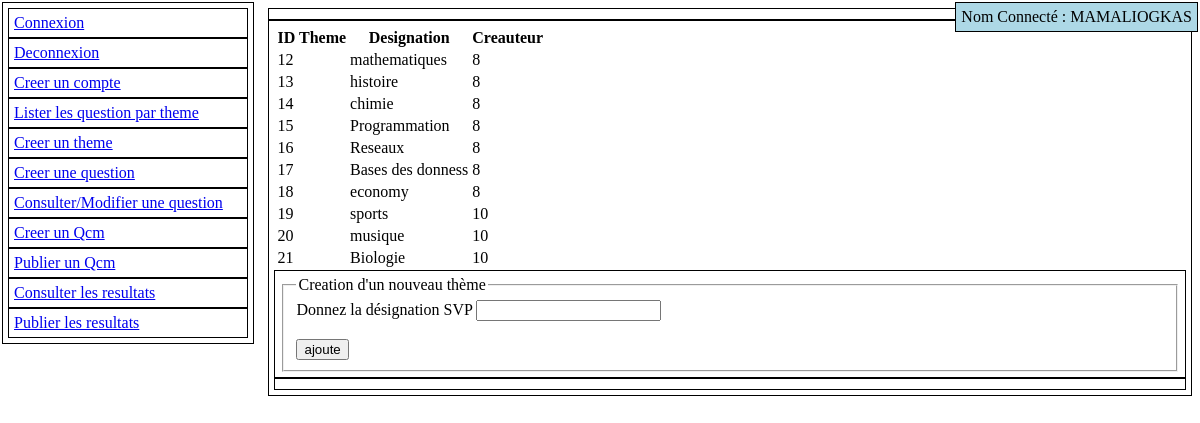
The page /index.php?action=creer_theme (signed in) on the database its author committed.
### tables this page shows
CREATE TABLE IF NOT EXISTS `theme` (
  `idTheme` int(8) NOT NULL AUTO_INCREMENT,
  `designation` varchar(30) DEFAULT NULL,
  `createur` int(8) DEFAULT NULL,
  PRIMARY KEY (`idTheme`),
  KEY `FK_ThemePersonne` (`createur`)
);

### code/control/CreerThemeControle.php (called while the page is built, shortened)
<?php
class CreerThemeControle extends Controle  {
	function executer() {
		global $vue;
		if ($this->testerProfesseurEtDiriger()) {
			if (!isset($_POST['designation'])) {
				$vue['designation'] = "";
			}
		}
	}
}
?>

### code/dao/ThemeDAO.php (called while the page is built, shortened)
<?php
class ThemeDAO {
	function listerThemes(){
		global $DB_INFO;
		$db = $DB_INFO->creeConnexion();
		$st = $db->query("SELECT * FROM theme");
		$resultat = array();
		while ($resultatLigne = $st->fetchObject('\Code\Obj\Theme')) {
			$resultat[] = $resultatLigne;
		}
		if ($resultat) {
			return $resultat;
		} else {
			return false;
		}
	}
}
?>

### code/logique/ThemeLogique.php (called while the page is built, shortened)
<?php
class ThemeLogique {
	function listeThemes() {
		$dao = new \Code\Dao\ThemeDAO();
		return $dao->listerThemes();
	}
}
?>

### code/control/ListerControle.php (called while the page is built, shortened)
<?php
class ListerControle extends Controle  {
	function executer() {
		$logique = new \Code\Logique\ThemeLogique();
		$liste = $logique->listeThemes();
		global $vue;
		$vue['listeThemes'] = $liste;
	}
}
?>

### ui/listerThemes.php (the view)
<?php
$creeList = new \Code\Control\ListerControle();
$creeList->executer();
?>
<table>
<tr>
	<th>ID Theme</th>
	<th>Designation</th>
	<th>Creauteur</th>
</tr>
<?php
foreach ($vue['listeThemes'] as $theme) {
	echo "<tr>";
	echo "<td>" . $theme->idTheme     . "</td>";
	echo "<td>" . $theme->designation . "</td>";
	echo "<td>" . $theme->createur    . "</td>";
	echo "</tr>";
}
?>
</table>

### index.php (shortened to what this page needs)
<?php
if (isset($_GET['action'])) {
	$action = $_GET['action'];
}
else {
	$action = "";
}
$vue = array();
$vue['titrePage'] = "Home Page";
switch ($action) {
	case "creer_theme" :
		$commande = new Code\Control\CreerThemeControle();
		break;
}
$commande->executer();
$menu = array(new Code\Obj\EntreeMenu("Connexion",       "index.php", array("action" => "connexion")),
						 	new Code\Obj\EntreeMenu("Deconnexion",     "index.php", array("action" => "deconnexion")),
			  			new Code\Obj\EntreeMenu("Creer un compte", "index.php", array("action" => "creation"))
			  		);
if (@$_SESSION['Personne']->statut == 'PRO' ) {
	$menu[] = new Code\Obj\EntreeMenu("Lister les question par theme",   "index.php", array("action" => "lister_questions_theme"));
	$menu[] = new Code\Obj\EntreeMenu("Creer un theme",                  "index.php", array("action" => "creer_theme"));
	$menu[] = new Code\Obj\EntreeMenu("Creer une question",              "index.php", array("action" => "creer_question"));
	$menu[] = new Code\Obj\EntreeMenu("Consulter/Modifier une question", "index.php", array("action" => "lister_questions"));
	$menu[] = new Code\Obj\EntreeMenu("Creer un Qcm",                    "index.php", array("action" => "creer_qcm"));
	$menu[] = new Code\Obj\EntreeMenu("Publier un Qcm",                  "index.php", array("action" => "lister_qcm"));
	$menu[] = new Code\Obj\EntreeMenu("Consulter les resultats",         "index.php", array("action" => "consulter_resultats_prof"));
	$menu[] = new Code\Obj\EntreeMenu("Publier les resultats",           "index.php", array("action" => "publier_resultats"));
}
if ($commande->redirect) {
	header('Location: ' . $commande->redirect);
} elseif ($commande->page) {
	include("ui/entete.php");
	include("ui/menu.php");
	include("ui/listeMessages.php");
	echo "<div class='contenu'>";
	include("ui/" . $commande->page);
	echo "<div>";
	include("ui/pied.php");
}
?>

### ui/entete.php (shortened to what this page needs)
<!DOCTYPE html PUBLIC "-//W3C//DTD XHTML 1.0 Strict//EN" "http://www.w3.org/TR/xhtml1/DTD/xhtml1-strict.dtd">
<html lang="fr" xml:lang="fr" xmlns="http://www.w3.org/1999/xhtml">
<head>
	<link rel="stylesheet" media="screen" type="text/css" href="styles/style.css" />
</head>
<body>
<div class="personneconnecte">
	<?php
	if (isset($_SESSION['Personne'])) {
		echo "Nom Connecté : " . htmlspecialchars($_SESSION['Personne']->nom);
	} else {
		echo "Pas connecté";
	}
	?>
</div>

### ui/menu.php
<div class="menu">
	<?php
	foreach ($menu as $entree) {
		echo "<div class='enteeMenu'>" . $entree->afficheLigne() . "</div>";
	}
	?>
</div>

### code/obj/EntreeMenu.php (shortened to what this page needs)
<?php
class EntreeMenu {
	public $label;
	public $lien;
	public $args;
	function __construct($label, $lien, $args) {
		$this->label =   $label;
		$this->lien =    $lien;
		$this->args =    $args;
	}
	function afficheLigne() {
		$adresse = $this->lien;
		$seperateur = "?";
		foreach ($this->args as $name => $val) {
			$adresse = $adresse . $seperateur . urlencode($name) . "=" . urlencode($val);
			$seperateur = "&amp";
		}
		return '<a href="' .$adresse . '">' . htmlspecialchars($this->label) . "</a>";
	}
}
?>

### ui/listeMessages.php (shortened to what this page needs)
<div class="listeMessages">
</div>

### ui/formulaireCreerTheme.php (shortened to what this page needs)
<?php
include('listerThemes.php');
?>
<div>
	<form method="POST" action="index.php?action=creer_theme">
		<fieldset>
			<legend>Creation d'un nouveau thème</legend>
			<label for="designation">Donnez la désignation SVP</label>
			<input type="text" id="designation" name="designation"  />
			<br/><br/>
			<input type="submit" value="ajoute" />
		</fieldset>
	</form>
</div>

### styles/style.css (style rules this page uses)
div { border: solid 1px; padding: 5px; }
.personneconnecte { background-color: lightblue; position: absolute; top: 2px; right: 2px; }
.menu { position: absolute; width: 20%; top: 2px; left: 2px; }
.listeMessages { margin-left: 22%; }
.contenu { margin-left: 22%; }

### rows shown on the page
theme: idTheme "12", designation "mathematiques", createur "8"
theme: idTheme "13", designation "histoire", createur "8"
theme: idTheme "14", designation "chimie", createur "8"
theme: idTheme "15", designation "Programmation", createur "8"
theme: idTheme "16", designation "Reseaux", createur "8"
theme: idTheme "17", designation "Bases des donness", createur "8"
theme: idTheme "18", designation "economy", createur "8"
theme: idTheme "19", designation "sports", createur "10"
theme: idTheme "20", designation "musique", createur "10"
theme: idTheme "21", designation "Biologie", createur "10"

### other values the page prints
$_SESSION['Personne']->nom "MAMALIOGKAS"
$this->label "Connexion"
$this->label "Deconnexion"
$this->label "Creer un compte"
$this->label "Lister les question par theme"
$this->label "Creer un theme"
$this->label "Creer une question"
$this->label "Consulter/Modifier une question"
$this->label "Creer un Qcm"
$this->label "Publier un Qcm"
$this->label "Consulter les resultats"
$this->label "Publier les resultats"
